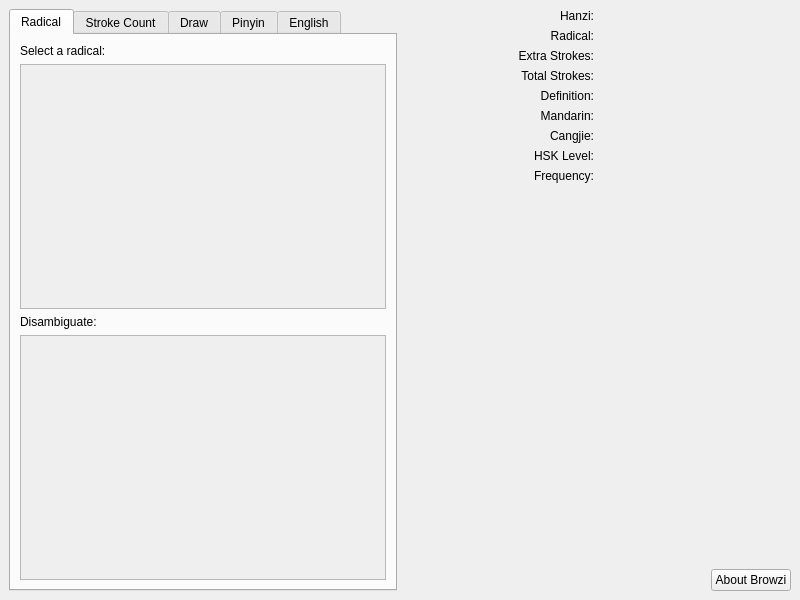
<?xml version="1.0" encoding="UTF-8"?>
<ui version="4.0">
 <class>MainWindow</class>
 <widget class="QMainWindow" name="MainWindow">
  <property name="geometry">
   <rect>
    <x>0</x>
    <y>0</y>
    <width>800</width>
    <height>600</height>
   </rect>
  </property>
  <property name="windowTitle">
   <string>MainWindow</string>
  </property>
  <widget class="QWidget" name="centralwidget">
   <layout class="QHBoxLayout" name="horizontalLayout_2">
    <item>
     <widget class="QTabWidget" name="tabWidget">
      <property name="currentIndex">
       <number>0</number>
      </property>
      <widget class="QWidget" name="tb_rad">
       <attribute name="title">
        <string>Radical</string>
       </attribute>
       <layout class="QVBoxLayout" name="verticalLayout_7">
        <item>
         <widget class="QLabel" name="label_6">
          <property name="text">
           <string>Select a radical:</string>
          </property>
         </widget>
        </item>
        <item>
         <widget class="QScrollArea" name="scrollArea">
          <property name="sizePolicy">
           <sizepolicy hsizetype="Expanding" vsizetype="Expanding">
            <horstretch>0</horstretch>
            <verstretch>0</verstretch>
           </sizepolicy>
          </property>
          <property name="horizontalScrollBarPolicy">
           <enum>Qt::ScrollBarAlwaysOff</enum>
          </property>
          <property name="widgetResizable">
           <bool>true</bool>
          </property>
          <widget class="QWidget" name="scrollAreaWidgetContents">
           <property name="geometry">
            <rect>
             <x>0</x>
             <y>0</y>
             <width>364</width>
             <height>239</height>
            </rect>
           </property>
           <layout class="QVBoxLayout" name="verticalLayout_8"/>
          </widget>
         </widget>
        </item>
        <item>
         <widget class="QLabel" name="label_7">
          <property name="text">
           <string>Disambiguate:</string>
          </property>
         </widget>
        </item>
        <item>
         <widget class="QScrollArea" name="scrollArea_2">
          <property name="sizePolicy">
           <sizepolicy hsizetype="Expanding" vsizetype="Expanding">
            <horstretch>0</horstretch>
            <verstretch>0</verstretch>
           </sizepolicy>
          </property>
          <property name="horizontalScrollBarPolicy">
           <enum>Qt::ScrollBarAlwaysOff</enum>
          </property>
          <property name="widgetResizable">
           <bool>true</bool>
          </property>
          <widget class="QWidget" name="scrollAreaWidgetContents_2">
           <property name="geometry">
            <rect>
             <x>0</x>
             <y>0</y>
             <width>364</width>
             <height>239</height>
            </rect>
           </property>
           <layout class="QVBoxLayout" name="verticalLayout_9"/>
          </widget>
         </widget>
        </item>
       </layout>
      </widget>
      <widget class="QWidget" name="tb_sc">
       <attribute name="title">
        <string>Stroke Count</string>
       </attribute>
       <layout class="QVBoxLayout" name="verticalLayout_6">
        <item>
         <layout class="QHBoxLayout" name="horizontalLayout_4">
          <item>
           <widget class="QLabel" name="label_3">
            <property name="text">
             <string>Number of strokes:</string>
            </property>
           </widget>
          </item>
          <item>
           <widget class="QSpinBox" name="spinBox">
            <property name="minimum">
             <number>1</number>
            </property>
            <property name="maximum">
             <number>32</number>
            </property>
           </widget>
          </item>
         </layout>
        </item>
        <item>
         <widget class="QLabel" name="label_5">
          <property name="text">
           <string>Disambiguate:</string>
          </property>
         </widget>
        </item>
        <item>
         <widget class="QListWidget" name="listWidget_2"/>
        </item>
       </layout>
      </widget>
      <widget class="QWidget" name="tb_drw">
       <attribute name="title">
        <string>Draw</string>
       </attribute>
       <layout class="QVBoxLayout" name="verticalLayout_5">
        <item>
         <layout class="QHBoxLayout" name="horizontalLayout_3">
          <item>
           <spacer name="horizontalSpacer_2">
            <property name="orientation">
             <enum>Qt::Horizontal</enum>
            </property>
            <property name="sizeHint" stdset="0">
             <size>
              <width>40</width>
              <height>20</height>
             </size>
            </property>
           </spacer>
          </item>
          <item>
           <layout class="QVBoxLayout" name="verticalLayout_4">
            <item>
             <widget class="QLabel" name="dw_lbl_draw">
              <property name="text">
               <string>Draw here:</string>
              </property>
             </widget>
            </item>
            <item>
             <widget class="QWidget" name="dw_canvas" native="true">
              <property name="minimumSize">
               <size>
                <width>256</width>
                <height>256</height>
               </size>
              </property>
              <property name="maximumSize">
               <size>
                <width>256</width>
                <height>256</height>
               </size>
              </property>
              <property name="autoFillBackground">
               <bool>false</bool>
              </property>
             </widget>
            </item>
           </layout>
          </item>
          <item>
           <spacer name="horizontalSpacer_3">
            <property name="orientation">
             <enum>Qt::Horizontal</enum>
            </property>
            <property name="sizeHint" stdset="0">
             <size>
              <width>40</width>
              <height>20</height>
             </size>
            </property>
           </spacer>
          </item>
         </layout>
        </item>
        <item>
         <widget class="QLabel" name="label_4">
          <property name="text">
           <string>Disambiguate:</string>
          </property>
         </widget>
        </item>
        <item>
         <widget class="QListWidget" name="listWidget"/>
        </item>
       </layout>
      </widget>
      <widget class="QWidget" name="tb_zh">
       <attribute name="title">
        <string>Pinyin</string>
       </attribute>
       <layout class="QVBoxLayout" name="verticalLayout_3">
        <item>
         <widget class="QLabel" name="py_lbl_word">
          <property name="text">
           <string>Enter a Pinyin syllable:</string>
          </property>
         </widget>
        </item>
        <item>
         <widget class="QLineEdit" name="lineEdit"/>
        </item>
        <item>
         <widget class="QLabel" name="label">
          <property name="text">
           <string>Disambiguate:</string>
          </property>
         </widget>
        </item>
        <item>
         <widget class="QTreeWidget" name="treeWidget">
          <column>
           <property name="text">
            <string notr="true">1</string>
           </property>
          </column>
         </widget>
        </item>
       </layout>
      </widget>
      <widget class="QWidget" name="tb_en">
       <attribute name="title">
        <string>English</string>
       </attribute>
       <layout class="QVBoxLayout" name="verticalLayout_2">
        <item>
         <widget class="QLabel" name="en_lbl_word">
          <property name="text">
           <string>Enter a word in English:</string>
          </property>
         </widget>
        </item>
        <item>
         <widget class="QLineEdit" name="en_word"/>
        </item>
        <item>
         <widget class="QLabel" name="label_2">
          <property name="text">
           <string>Disambiguate:</string>
          </property>
         </widget>
        </item>
        <item>
         <widget class="QTableWidget" name="en_results">
          <property name="columnCount">
           <number>2</number>
          </property>
          <attribute name="horizontalHeaderStretchLastSection">
           <bool>true</bool>
          </attribute>
          <column/>
          <column/>
         </widget>
        </item>
       </layout>
      </widget>
     </widget>
    </item>
    <item>
     <layout class="QVBoxLayout" name="verticalLayout">
      <item>
       <layout class="QGridLayout" name="gridLayout">
        <item row="0" column="0">
         <widget class="QLabel" name="lbl_hz">
          <property name="text">
           <string>Hanzi:</string>
          </property>
          <property name="alignment">
           <set>Qt::AlignRight|Qt::AlignTrailing|Qt::AlignVCenter</set>
          </property>
         </widget>
        </item>
        <item row="0" column="1">
         <widget class="QLabel" name="rs_hz">
          <property name="text">
           <string/>
          </property>
         </widget>
        </item>
        <item row="1" column="0">
         <widget class="QLabel" name="lbl_rad">
          <property name="text">
           <string>Radical:</string>
          </property>
          <property name="alignment">
           <set>Qt::AlignRight|Qt::AlignTrailing|Qt::AlignVCenter</set>
          </property>
         </widget>
        </item>
        <item row="1" column="1">
         <widget class="QLabel" name="rs_rad">
          <property name="text">
           <string/>
          </property>
         </widget>
        </item>
        <item row="2" column="0">
         <widget class="QLabel" name="lbl_es">
          <property name="text">
           <string>Extra Strokes:</string>
          </property>
          <property name="alignment">
           <set>Qt::AlignRight|Qt::AlignTrailing|Qt::AlignVCenter</set>
          </property>
         </widget>
        </item>
        <item row="2" column="1">
         <widget class="QLabel" name="rs_es">
          <property name="text">
           <string/>
          </property>
         </widget>
        </item>
        <item row="3" column="0">
         <widget class="QLabel" name="lbl_ts">
          <property name="text">
           <string>Total Strokes:</string>
          </property>
          <property name="alignment">
           <set>Qt::AlignRight|Qt::AlignTrailing|Qt::AlignVCenter</set>
          </property>
         </widget>
        </item>
        <item row="3" column="1">
         <widget class="QLabel" name="rs_ts">
          <property name="text">
           <string/>
          </property>
         </widget>
        </item>
        <item row="4" column="0">
         <widget class="QLabel" name="lbl_def">
          <property name="text">
           <string>Definition:</string>
          </property>
          <property name="alignment">
           <set>Qt::AlignRight|Qt::AlignTrailing|Qt::AlignVCenter</set>
          </property>
         </widget>
        </item>
        <item row="4" column="1">
         <widget class="QLabel" name="rs_def">
          <property name="text">
           <string/>
          </property>
         </widget>
        </item>
        <item row="5" column="0">
         <widget class="QLabel" name="lbl_py">
          <property name="text">
           <string>Mandarin:</string>
          </property>
          <property name="alignment">
           <set>Qt::AlignRight|Qt::AlignTrailing|Qt::AlignVCenter</set>
          </property>
         </widget>
        </item>
        <item row="5" column="1">
         <widget class="QLabel" name="rs_py">
          <property name="text">
           <string/>
          </property>
         </widget>
        </item>
        <item row="6" column="0">
         <widget class="QLabel" name="lbl_cj">
          <property name="text">
           <string>Cangjie:</string>
          </property>
          <property name="alignment">
           <set>Qt::AlignRight|Qt::AlignTrailing|Qt::AlignVCenter</set>
          </property>
         </widget>
        </item>
        <item row="6" column="1">
         <widget class="QLabel" name="rs_cj">
          <property name="text">
           <string/>
          </property>
         </widget>
        </item>
        <item row="7" column="0">
         <widget class="QLabel" name="lbl_hsk">
          <property name="text">
           <string>HSK Level:</string>
          </property>
          <property name="alignment">
           <set>Qt::AlignRight|Qt::AlignTrailing|Qt::AlignVCenter</set>
          </property>
         </widget>
        </item>
        <item row="7" column="1">
         <widget class="QLabel" name="rs_hsk">
          <property name="text">
           <string/>
          </property>
         </widget>
        </item>
        <item row="8" column="0">
         <widget class="QLabel" name="lbl_fq">
          <property name="text">
           <string>Frequency:</string>
          </property>
          <property name="alignment">
           <set>Qt::AlignRight|Qt::AlignTrailing|Qt::AlignVCenter</set>
          </property>
         </widget>
        </item>
        <item row="8" column="1">
         <widget class="QLabel" name="rs_fq">
          <property name="text">
           <string/>
          </property>
         </widget>
        </item>
       </layout>
      </item>
      <item>
       <spacer name="verticalSpacer">
        <property name="orientation">
         <enum>Qt::Vertical</enum>
        </property>
        <property name="sizeHint" stdset="0">
         <size>
          <width>20</width>
          <height>40</height>
         </size>
        </property>
       </spacer>
      </item>
      <item>
       <layout class="QHBoxLayout" name="horizontalLayout">
        <item>
         <spacer name="horizontalSpacer">
          <property name="orientation">
           <enum>Qt::Horizontal</enum>
          </property>
          <property name="sizeHint" stdset="0">
           <size>
            <width>40</width>
            <height>20</height>
           </size>
          </property>
         </spacer>
        </item>
        <item>
         <widget class="QPushButton" name="btn_about">
          <property name="text">
           <string>About Browzi</string>
          </property>
         </widget>
        </item>
       </layout>
      </item>
     </layout>
    </item>
   </layout>
  </widget>
 </widget>
 <resources/>
 <connections/>
</ui>
